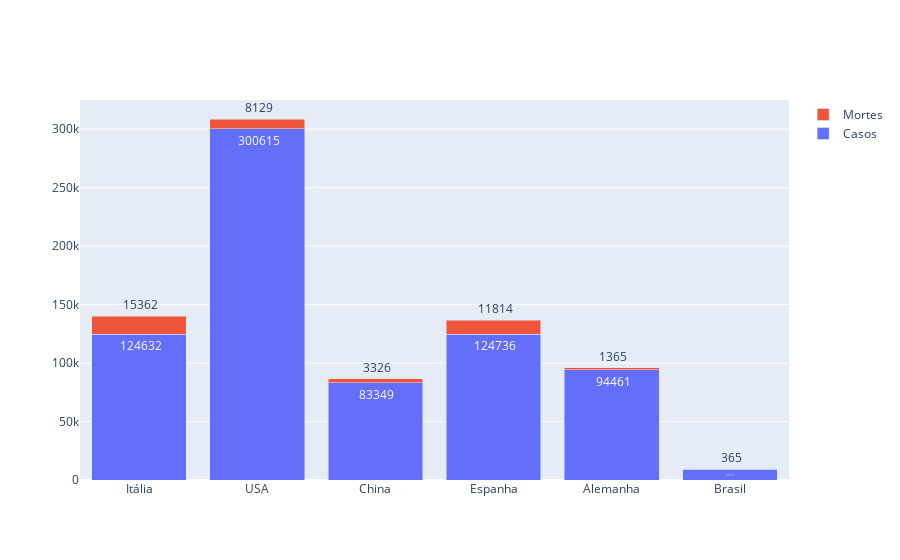

The notebook cell this image was saved under:
### Code cell
# automatizar! 
#Fonte:https://www.who.int/emergencies/diseases/novel-coronavirus-2019/situation-reports/
pais=['Itália','USA', 'China', 'Espanha','Alemanha','Brasil']
casos=[italia.casos.to_string(index=False) , usa.casos.to_string(index=False) , china.casos.to_string(index=False) , espanha.casos.to_string(index=False) , alemanha.casos.to_string(index=False) , brasil.casos.to_string(index=False)]
mortes =[italia.mortes.to_string(index=False) , usa.mortes.to_string(index=False) , china.mortes.to_string(index=False) , espanha.mortes.to_string(index=False) , alemanha.mortes.to_string(index=False) , brasil.mortes.to_string(index=False)]

fig = go.Figure(data=[
    go.Bar(name='Casos', x=pais, y=casos, text=casos, textposition='auto'),
    go.Bar(name='Mortes', x=pais, y=mortes, text=mortes, textposition='auto')
])
# Change the bar mode
fig.update_layout(barmode='stack')

fig.show()

### Figure 1 — Plotly figure (JSON) as saved in the notebook; plotly's stock layout.template omitted (floating-point values rounded to 4 significant figures)
{"data": [{"name": "Casos", "text": [" 124632", " 300615", " 83349", " 124736", " 94461", " 9216"], "textposition": "auto", "type": "bar", "x": ["Itália", "USA", "China", "Espanha", "Alemanha", "Brasil"], "y": [" 124632", " 300615", " 83349", " 124736", " 94461", " 9216"]}, {"name": "Mortes", "text": [" 15362", " 8129", " 3326", " 11814", " 1365", " 365"], "textposition": "auto", "type": "bar", "x": ["Itália", "USA", "China", "Espanha", "Alemanha", "Brasil"], "y": [" 15362", " 8129", " 3326", " 11814", " 1365", " 365"]}], "layout": {"barmode": "stack"}}
